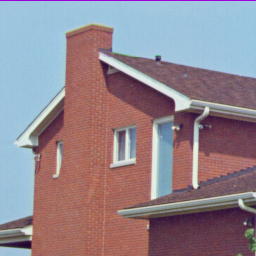
#> input picture img/House.tiff, 256 x 256 px
$ python 20250219IE.py
#> lines starting #> are read from the running program, lines starting #| are printed output that depends on the picture; long printed decimals are rounded
### utils/utils.py
import cv2
from numpy import uint8, zeros, sin, pi, cos
import numpy as np
import hashlib


def img_bit_decomposition(img):
    '''图像的位平面分解'''
    m, n = img.shape
    r = zeros((8, m, n), dtype=uint8)
    for i in range(8):
        r[i, :, :] = cv2.bitwise_and(img, 2**i)
        mask = r[i, :, :] > 0
        r[i, mask] = 1
    return r

def logistics_map_with_direction(x0, r, n):
    # 1-1 开始计时
    import time

    """生成步长和方向序列"""
    x = x0
    directions = np.zeros(n, dtype=np.int32)
    steps = np.zeros(n, dtype=np.int32)

    start_time = time.time()
    for i in range(n):
        x = r * x * (1 - x)
        directions[i] = 1 if x > 0.5 else -1
        steps[i] = int(x * 1e14) % n + 1

    # 1 结束计时
    end_time = time.time()

    # 1 计算并输出消耗时间
    elapsed_time = end_time - start_time
    print(f"产生func时间: {elapsed_time:.4f} 秒")

    return steps, directions

def get_shuffle_indices_optimized(n, steps, directions):
    """优化后的索引生成函数"""
    # 创建一个数组来存储可用的位置
    available = np.arange(n, dtype=np.int32)
    available_count = n
    indices = np.zeros(n, dtype=np.int32)

    for i in range(n):
        # 计算当前位置
        step = steps[i] % available_count

        if directions[i] < 0:
            step = available_count - step
        if step >= available_count:
            step = step % available_count

        # 获取并移除选中的位置
        selected_index = available[step]
        indices[i] = selected_index

        # 更新可用位置数组（通过将选中位置与最后一个位置交换，然后缩小数组）
        available[step] = available[available_count - 1]
        available_count -= 1

    return indices


def shuffle_sequence_optimized(sequence, indexSequence):
    """优化后的序列置乱函数"""
    n = len(sequence)
    steps, directions = indexSequence

    indices = get_shuffle_indices_optimized(n, steps, directions)

    shuffled_sequence = sequence[indices]

    return shuffled_sequence


# [12 lines left out: function restore_sequence_optimized, not called in this run]

def logistic_map(x, r=3.9999, sequence_length=10):
    '''Logistic映射函数
    x: 当前值
    r: 控制参数
    sequence_length: 生成的序列长度
    '''
    sequence = [x]
    for _ in range(sequence_length - 1):
        x = r * x * (1 - x)
        sequence.append(x)
    return sequence

def sine_cubic_map(x, omega):
    return (np.sin(omega * (10 - x) / (x ** 3 - x))) % 1

def sine_cubic_map_sequence(x, omega, sequence_length=10):
    """生成 sine_cubic_map 的序列"""
    sequence = []
    for _ in range(sequence_length):
        x = sine_cubic_map(x, omega)
        sequence.append(x)
    return np.array(sequence)

# 加载图像文件并计算SHA-512哈希
def get_image_hash(image_path):
    with open(image_path, 'rb') as f:
        image_data = f.read()
    sha512_hash = hashlib.sha512(image_data).hexdigest()  # 获取SHA-512哈希值
    return sha512_hash

# 将SHA-512哈希值分成64个块，每个块8位，并转换为十进制
def split_hash_into_blocks(sha512_hash):
    # 计算SHA-512哈希的每8位，并将其转换为十进制
    blocks = [int(sha512_hash[i:i+2], 16) for i in range(0, len(sha512_hash), 2)]  # 每两个十六进制字符为一个字节（8位）
    return blocks

### utils/entropy.py
import cv2
import math
import numpy as np
import matplotlib.pyplot as plt

'''
计算图像的信息熵
'''


def _entropy(img):
    print(img)
    img = cv2.imread(img)
    w, h, _ = img.shape
    B, G, R = cv2.split(img)

    def calc_entropy(channel):
        gray, counts = np.unique(channel, return_counts=True)
        entropy = -np.sum((counts / (w * h)) * np.log2(counts / (w * h)))
        return entropy

    R_entropy = calc_entropy(R)
    G_entropy = calc_entropy(G)
    B_entropy = calc_entropy(B)

    return R_entropy, G_entropy, B_entropy


def entropy(raw_img, encrypt_img):
    with open('result.txt', 'a+', encoding='utf8') as f:
        R_entropy, G_entropy, B_entropy = _entropy(raw_img)
        f.write('====原图像信息熵====\n')
        f.write('通道R:\t\t{:.5}\n'.format(R_entropy))
        f.write('通道G:\t\t{:.5}\n'.format(G_entropy))
        f.write('通道B:\t\t{:.5}\n'.format(B_entropy))
        f.write('\n')
        R_entropy, G_entropy, B_entropy = _entropy(encrypt_img)
        f.write('===加密图像信息熵===\n')
        f.write('通道R:\t\t{:.5}\n'.format(R_entropy))
        print('通道R:\t\t{:.5}\n'.format(R_entropy))
        f.write('通道G:\t\t{:.5}\n'.format(G_entropy))
        print('通道G:\t\t{:.5}\n'.format(G_entropy))
        f.write('通道B:\t\t{:.5}\n'.format(B_entropy))
        print('通道B:\t\t{:.5}\n'.format(B_entropy))
        f.write('\n')

        print((R_entropy+G_entropy+B_entropy)/3)


# [4 lines that do not run on import are left out]

### ie/20250219IE.py
import time
from math import floor

import cv2
import numpy as np

from utils.entropy import entropy
from utils.utils import img_bit_decomposition, sine_cubic_map_sequence, shuffle_sequence_optimized, \
    logistics_map_with_direction, logistic_map, get_image_hash, split_hash_into_blocks

img_path_base = "../img/"
img_name = "House.tiff"  # 自行修改图片名，默认为 lena 图
img_path = img_path_base + img_name

filename, ext = img_path.rsplit('.', 1)
encrypt_img_path = f"{filename}_jiamied.tiff"

x01 = 0.3
omega01 = 2.6 # lena entropy 15.915 2.4

x02 = 0.5
r02 = 3.95

def reconstruct_image(bit_planes):
    """Reconstruct a single-channel image from bit planes"""
    return np.sum(bit_planes * (2 ** np.arange(8)[:, None, None]), axis=0).astype(np.uint8)


def img_bit_decomposition_color(img):
    """Decompose a color image into bit planes"""
    # 对每个通道进行位平面分解
    return [img_bit_decomposition(img[:, :, channel]) for channel in range(3)]


def reconstruct_image_color(bit_planes_color):
    """Reconstruct a color image from bit planes"""
    channels = [reconstruct_image(bit_planes) for bit_planes in bit_planes_color]
    return cv2.merge(channels)


def rotate_bit_plane(bit_plane, angle):
    '''对位平面进行旋转'''
    # 使用cv2.rotate进行旋转
    if angle == 90:
        return cv2.rotate(bit_plane, cv2.ROTATE_90_CLOCKWISE)
    elif angle == 180:
        return cv2.rotate(bit_plane, cv2.ROTATE_180)
    elif angle == 270:
        return cv2.rotate(bit_plane, cv2.ROTATE_90_COUNTERCLOCKWISE)
    else:
        return bit_plane  # 如果角度不是90, 180, 270，则不做旋转


def calculate_sums(blocks):
    # 使用 numpy 进行高效的切片和求和操作
    total = np.sum(blocks)
    sum1 = np.sum(blocks[:16])
    sum2 = np.sum(blocks[16:32])
    sum3 = np.sum(blocks[32:48])
    sum4 = np.sum(blocks[48:64])
    sum5 = np.sum(blocks[:33])  # 包含前33块

    return sum1, sum2, sum3, sum4, sum5, total


# 计算偏移量
# def calculate_bias(sums, total):
#     return [s * 1e-2 / total for s in sums]  # 在计算偏移量时直接乘以 10^-2

def calculate_bias(sums, total):
    return np.array(sums) * 1e-2 / total  # 使用NumPy来加速计算


def jiami(img):
    # 1 开始计时
    start_time_all = time.time()
    # 读取彩色图像
    sha512_hash = get_image_hash(img)
    print(sha512_hash)
    blocks = split_hash_into_blocks(sha512_hash)
    # 计算每个部分的和
    sum1, sum2, sum3, sum4, sum5, total = calculate_sums(blocks)

    # 计算每个部分的偏移量
    biases = calculate_bias([sum1, sum2, sum3, sum4, sum5], total)
    # biases = [s * 1e-2 / total for s in [sum1, sum2, sum3, sum4, sum5]]

    # biases = np.array([0.121314124, 0.42331231313, 0.254321234, 0.254321234, 0.354321234])

    # 1-0 结束计时
    end_time01 = time.time()

    # 1-1 计算并输出消耗时间
    elapsed_time = end_time01 - start_time_all
    print(f"1111: {elapsed_time:.4f} 秒")

    example_img_color = cv2.imread(img, cv2.IMREAD_COLOR)
#> example_img_color is the input picture: shape (256, 256, 3); mean B, G, R 142, 133, 146.6

    m, n, _ = example_img_color.shape
#> m = 256; n = 256

    #1 开始计时
    start_time = time.time()

    x0_0 = float(x01 + biases[0])

    N0 = 1000
    sine_cubic_map_x0 = sine_cubic_map_sequence(x0_0, omega01, N0 + 3 * m * n)[N0:]

    #1 结束计时
    end_time = time.time()

    #1 计算并输出消耗时间
    elapsed_time = end_time - start_time
    print(f"产生sine_cubic_map_x0时间: {elapsed_time:.4f} 秒")

    # 1-1 开始计时
    start_time = time.time()

    # 提前计算 x0
    x0_1 = float(0.5 + biases[1])
    # x0_1 = 0.5023017931656705
    # print(f"x0_1: {x0_1}")
    x0_2 = float(0.5 + biases[2])
    # x0_2 = 0.5026717040712755
    # print(f"x0_2: {x0_2}")
    x0_3 = float(0.5 + biases[3])
    # x0_3 = 0.5020705988496673
    # print(f"x0_3: {x0_3}")
    x0_4 = float(x02 + biases[4])
    # x0_4 = 0.5054640802977332
    # print(f"x0_4: {x0_4}")

    N0 = 1000
    steps1, directions1 = logistics_map_with_direction(x0_1, 3.9, N0 + m * n)
    indexSequence1 = (steps1[N0:], directions1[N0:])

    steps2, directions2 = logistics_map_with_direction(x0_2, 3.8, N0 + m * n)
    indexSequence2 = (steps2[N0:], directions2[N0:])

    steps3, directions3 = logistics_map_with_direction(x0_3, 3.7, N0 + m * n)
    indexSequence3 = (steps3[N0:], directions3[N0:])

    # 1-1 结束计时
    end_time = time.time()

    # 1-1 计算并输出消耗时间
    elapsed_time = end_time - start_time
    print(f"产生logistics_map_with_direction_map_x0时间: {elapsed_time:.4f} 秒")

    # 1-2 开始计时
    start_time = time.time()

    N1 = 1000
    logistic_map_x0 = logistic_map(x0_4, r02, N1 + m * n)[N1:]
    X01 = [floor(j * 1e14) % 256 for j in logistic_map_x0]

    X01_reshape1 = np.mat(X01, dtype=np.uint8).reshape(m, n)

    X01_bitplanes1 = img_bit_decomposition(X01_reshape1)
#> after the loop in img_bit_decomposition, `for i in range(8):`:
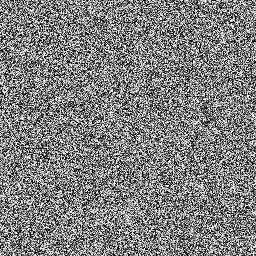
#> img: shape (256, 256); min 0, max 255, mean 127.7

    # 1-2 结束计时
    end_time = time.time()

    # 1-2 计算并输出消耗时间
    elapsed_time = end_time - start_time
    print(f"产生logistic_map_x0时间: {elapsed_time:.4f} 秒")

    #2 开始计时
    start_time = time.time()

    X0 = [floor(i * 1e14) % 256 for i in sine_cubic_map_x0]

    #2 结束计时
    end_time = time.time()

    #2 计算并输出消耗时间
    elapsed_time = end_time - start_time
    print(f"产生X0时间: {elapsed_time:.4f} 秒")

    #3 开始计时
    start_time = time.time()

    #3 拆分图像并转换为一维数组
    B, G, R = cv2.split(example_img_color)
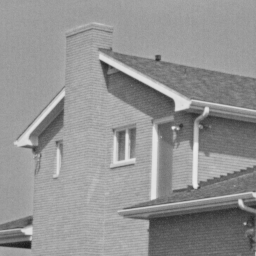
#> R: shape (256, 256); min 26, max 234, mean 146.6
    all = np.concatenate((R.ravel(), G.ravel(), B.ravel())).astype(np.int32)

    for j in range(3):
        for i in range(3 * m * n):
            if i == 0:
                all[i] = ((all[i] + all[-1]) % 256) ^ X0[i]
            else:
                all[i] = ((all[i] + all[i - 1]) % 256) ^ X0[i]

            if j == 0:
                # 使用位运算来交换前四位和后四位
                front = (all[i] >> 4) & 0x0F  # 提取前四位
                back = all[i] & 0x0F  # 提取后四位

                # 交换位置并组合成新的8位数
                all[i] = (back << 4) | front

    # [12 lines of commented-out code are left out]

    all = all.astype(np.uint8)  # 转换回 uint8，确保适用于 OpenCV

    #3 结束计时
    end_time = time.time()

    #3 计算并输出消耗时间
    elapsed_time = end_time - start_time
    print(f"产生all时间: {elapsed_time:.4f} 秒")

    # 4 开始计时
    start_time = time.time()

    all_split = np.array_split(all, 3)
#> all_split = 3 items

    B11 = all_split[2]
    G11 = all_split[1]
    R11 = all_split[0]

    B22 = shuffle_sequence_optimized(B11, indexSequence1)
#> in shuffle_sequence_optimized, `n = len(sequence)`: n = 65536
#> the loop in get_shuffle_indices_optimized, `for i in range(n):` made 65536 passes
#> (step, selected_index, available_count) on passes 1 to 12: (46160, 46160, 65535), (143, 143, 65534), (6853, 6853, 65533), (24098, 24098, 65532), (50378, 50378, 65531), (16373, 16373, 65530), (18430, 18430, 65529), (15547, 15547, 65528), (33642, 33642, 65527), (54947, 54947, 65526), (24105, 24105, 65525), (56898, 56898, 65524)
#> step on passes 62, 63, 65, 66, 68, 70: 14659, 31558, 50010, 11551, 17155, 31049
#> after the loop in get_shuffle_indices_optimized, `for i in range(n):`: available_count = 0
    G22 = shuffle_sequence_optimized(G11, indexSequence2)
#> the loop in get_shuffle_indices_optimized (call 2), `for i in range(n):` made 65536 passes
#> (step, selected_index, available_count) on passes 1 to 12: (34385, 34385, 65535), (16669, 16669, 65534), (3691, 3691, 65533), (54966, 54966, 65532), (65252, 65252, 65531), (2472, 2472, 65530), (1534, 1534, 65529), (50991, 50991, 65528), (45800, 45800, 65527), (37126, 37126, 65526), (52080, 52080, 65525), (28755, 28755, 65524)
#> step on passes 64, 68, 70, 75, 78, 85: 1545, 41239, 2247, 44629, 30284, 44144
    R22 = shuffle_sequence_optimized(R11, indexSequence3)

    # 4 结束计时
    end_time = time.time()

    # 4 合并
    # 4 开始计时
    start_time = time.time()
    print(f"置乱: {elapsed_time:.4f} 秒")

    B2 = B22.reshape((m, n))
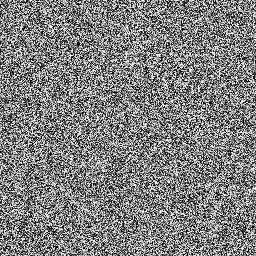
#> B2: shape (256, 256); min 0, max 255, mean 127.6
    G2 = G22.reshape((m, n))
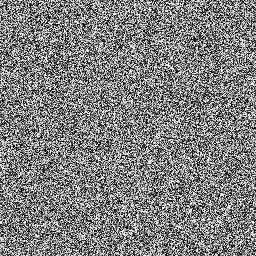
#> G2: shape (256, 256); min 0, max 255, mean 127.6
    R2 = R22.reshape((m, n))
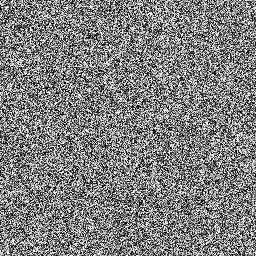
#> R2: shape (256, 256); min 0, max 255, mean 127.7

    E = cv2.merge([B2, G2, R2])
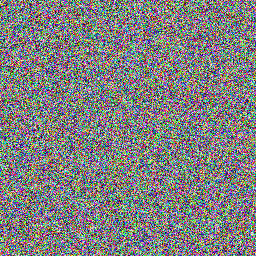
#> E: shape (256, 256, 3); mean of channels 0, 1, 2 127.6, 127.6, 127.7; drawn as B, G, R

    # 4 结束计时
    end_time = time.time()

    # 4 合并
    elapsed_time = end_time - start_time
    print(f"合并时间: {elapsed_time:.4f} 秒")

    start_time5 = time.time()
    # 应用位平面分解于彩色图像
    decomposed_bit_planes_color = img_bit_decomposition_color(E)

    for i in range(3):
        for j in range(4, 8):
            decomposed_bit_planes_color[i][j] = np.bitwise_xor(decomposed_bit_planes_color[i][j],
                                                               X01_bitplanes1[j, :, :])
            # 假设你要旋转decomposed_bit_planes_color[i][j]的高位平面（例如第7位）
            decomposed_bit_planes_color[i][j] = rotate_bit_plane(decomposed_bit_planes_color[i][j], 90*(8-j))

    for i in range(3):
        for j in range(0, 4):
            decomposed_bit_planes_color[i][j] = rotate_bit_plane(decomposed_bit_planes_color[i][j], 90*(4-j))
#> this loop made 3 passes

    # 从位平面重构彩色图像
    reconstructed_img_color = reconstruct_image_color(decomposed_bit_planes_color)
#> in reconstruct_image_color, `return cv2.merge(channels)`:
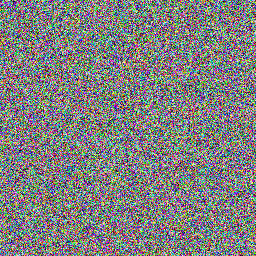
#> returned value: shape (256, 256, 3); mean of channels 0, 1, 2 127.3, 127.7, 127.6; drawn as B, G, R

    # 记录结束时间
    end_time5 = time.time()
    print("比特级xor+反转运行时间:", end_time5 - start_time5, "秒")

    # 记录结束时间all
    end_time_all = time.time()
    print("总运行时间:", end_time_all - start_time_all, "秒")

    # cv2.imshow('Encrypted Image', reconstructed_img_color)
    # cv2.waitKey(0)

    cv2.imwrite(encrypt_img_path, reconstructed_img_color)  # 保存图像

    entropy("../img/House.tiff", "../img/House_jiamied.tiff")
#| 通道R:		7.9973
#| 通道G:		7.9976
#| 通道B:		7.997
#| 7.997

def main():
    # 执行函数
    jiami(img_path)


if __name__ == '__main__':
    main()

$ run again, with img/airplane_jiamied.tiff copied over img/House.tiff
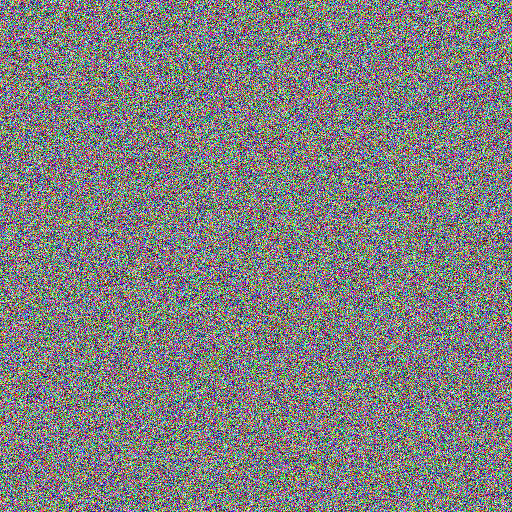
#> input picture img/airplane_jiamied.tiff, 512 x 512 px
#> in jiami, example_img_color is the input picture: shape (512, 512, 3); mean B, G, R 127.4, 127.4, 127.6
#> in jiami, `B, G, R = cv2.split(example_img_color)`:
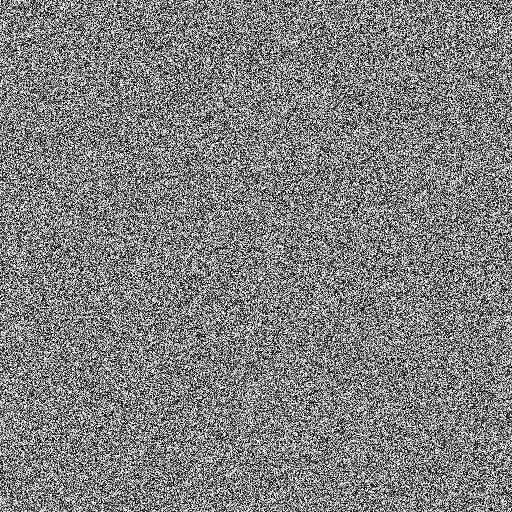
#> R: shape (512, 512); min 0, max 255, mean 127.6
#> all_split = 3 items
#> in shuffle_sequence_optimized, `n = len(sequence)`: n = 262144
#> the loop in get_shuffle_indices_optimized, `for i in range(n):` made 262144 passes
#> (step, selected_index, available_count) on passes 1 to 8: (22853, 22853, 262143), (96944, 96944, 262142), (92900, 92900, 262141), (150143, 150143, 262140), (238998, 238998, 262139), (60902, 60902, 262138), (207694, 207694, 262137), (28468, 28468, 262136)
#> after the loop in get_shuffle_indices_optimized, `for i in range(n):`: available_count = 0
#> the loop in get_shuffle_indices_optimized (call 2), `for i in range(n):` made 262144 passes
#> (step, selected_index, available_count) on passes 1 to 8: (98379, 98379, 262143), (110130, 110130, 262142), (180448, 180448, 262141), (154147, 154147, 262140), (187420, 187420, 262139), (94878, 94878, 262138), (154796, 154796, 262137), (10703, 10703, 262136)
#> the loop in jiami, `for i in range(3):` made 3 passes
#> in reconstruct_image_color, `return cv2.merge(channels)`:
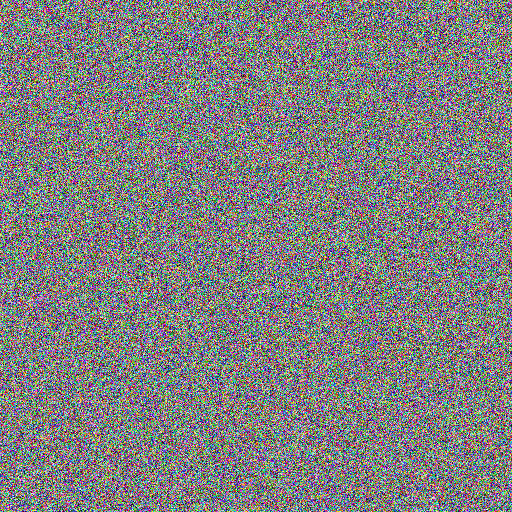
#> returned value: shape (512, 512, 3); mean of channels 0, 1, 2 127.3, 127.4, 127.4; drawn as B, G, R
#| 通道R:		7.9993
#| 通道G:		7.9993
#| 通道B:		7.9993
#| 7.999
